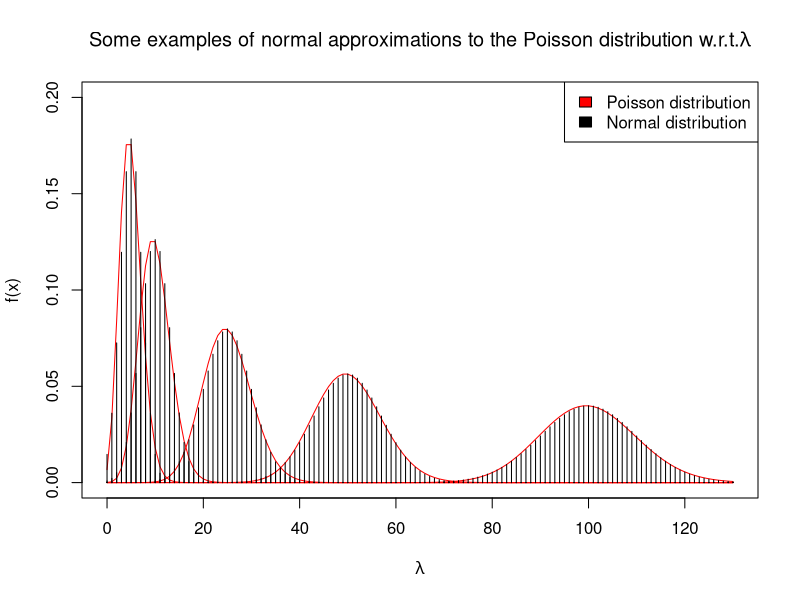
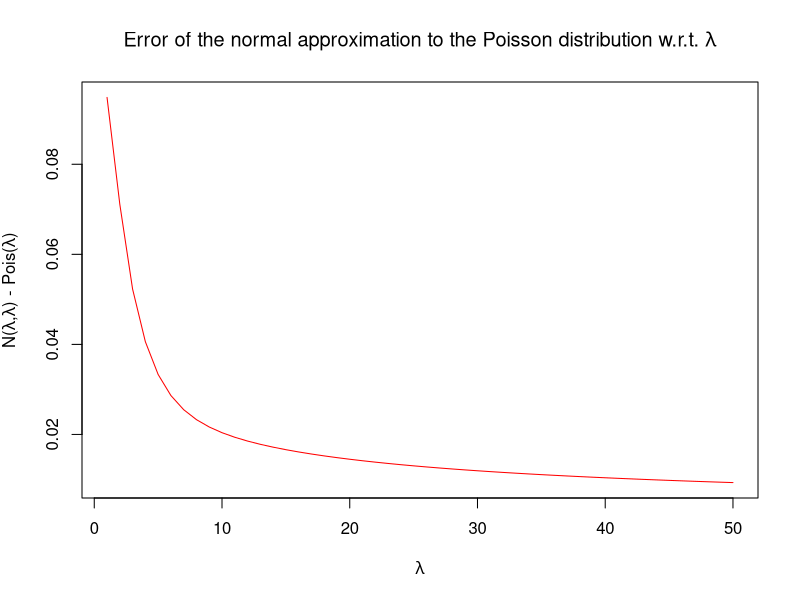

The R script that drew these images, in order:
## ---- chunk 1
knitr::opts_chunk$set(echo = TRUE)
## ---- chunk 2
lambda <- c(5, 10, 25, 50, 100)
plot(0:130, dpois(0:130, lambda[1]), xlim=c(0,130), ylim=c(0,0.2), type='l', xlab=expression(lambda), ylab="f(x)", col='red', main=expression(paste("Some examples of normal approximations to the Poisson distribution w.r.t.",lambda)))
lines(0:130, dpois(0:130, lambda[2]), col='red')
lines(0:130, dpois(0:130, lambda[3]), col='red')
lines(0:130, dpois(0:130, lambda[4]), col='red')
lines(0:130, dpois(0:130, lambda[5]), col='red')

lines(0:130, dnorm(0:130, lambda[1], sqrt(lambda[1])), type='h', col='black')
lines(0:130, dnorm(0:130, lambda[2], sqrt(lambda[2])), type='h', col='black')
lines(0:130, dnorm(0:130, lambda[3], sqrt(lambda[3])), type='h', col='black')
lines(0:130, dnorm(0:130, lambda[4], sqrt(lambda[4])), type='h', col='black')
lines(0:130, dnorm(0:130, lambda[5], sqrt(lambda[5])), type='h', col='black')
legend("topright", legend=c("Poisson distribution", "Normal distribution"), fill=c("red", "black"))
## ---- chunk 3
difference <- function(lambda){
  x <- dpois(0:lambda, lambda) - dnorm(0:lambda, lambda, sqrt(lambda))
  return(sum(x))
}
difference=Vectorize(difference)
lambda <- c(1:50)
plot(lambda, difference(lambda), type='l', col='red', xlab=expression(lambda), ylab=expression(paste("N(",lambda,",",lambda,") - Pois(", lambda, ")")), main=expression(paste("Error of the normal approximation to the Poisson distribution w.r.t. ",lambda)))
